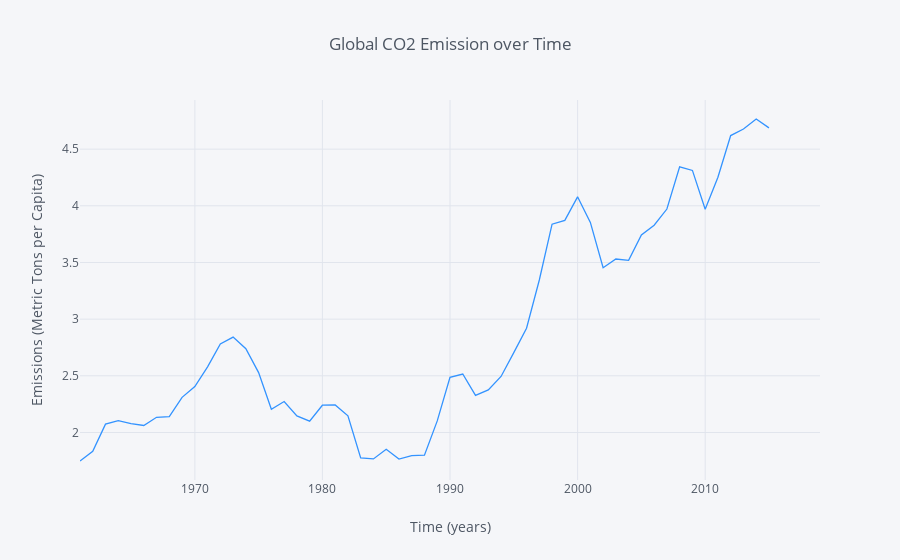

The cell this chart's notebook holds for it:
### Markdown cell above
## Plotting Emissions with Plotly

### Code cell
e.iplot(kind='line', xTitle='Time (years)', color='#3393FF',
                  yTitle='Emissions (Metric Tons per Capita)', title='Global CO2 Emission over Time')

### Figure 1 — Plotly figure (JSON) as saved in the notebook; plotly's stock layout.template omitted (floating-point values rounded to 4 significant figures)
{"data": [{"line": {"color": "rgba(51, 147, 255, 1.0)", "dash": "solid", "shape": "linear", "width": 1.3}, "mode": "lines", "name": "Chile CO2 Emissions per Capita", "text": "", "type": "scatter", "uid": "d28a4553-0a0b-4fa7-bf36-e9845061f7c2", "x": ["1960-12-31", "1961-12-31", "1962-12-31", "1963-12-31", "1964-12-31", "1965-12-31", "1966-12-31", "1967-12-31", "1968-12-31", "1969-12-31", "1970-12-31", "1971-12-31", "1972-12-31", "1973-12-31", "1974-12-31", "1975-12-31", "1976-12-31", "1977-12-31", "1978-12-31", "1979-12-31", "1980-12-31", "1981-12-31", "1982-12-31", "1983-12-31", "1984-12-31", "1985-12-31", "1986-12-31", "1987-12-31", "1988-12-31", "1989-12-31", "1990-12-31", "1991-12-31", "1992-12-31", "1993-12-31", "1994-12-31", "1995-12-31", "1996-12-31", "1997-12-31", "1998-12-31", "1999-12-31", "2000-12-31", "2001-12-31", "2002-12-31", "2003-12-31", "2004-12-31", "2005-12-31", "2006-12-31", "2007-12-31", "2008-12-31", "2009-12-31", "2010-12-31", "2011-12-31", "2012-12-31", "2013-12-31", "2014-12-31", "2015-12-31", "2016-12-31", "2017-12-31", "2018-12-31"], "y": [1.748, 1.834, 2.073, 2.104, 2.079, 2.062, 2.134, 2.141, 2.31, 2.405, 2.579, 2.78, 2.841, 2.739, 2.528, 2.205, 2.273, 2.146, 2.099, 2.24, 2.243, 2.147, 1.775, 1.766, 1.852, 1.765, 1.796, 1.8, 2.102, 2.486, 2.516, 2.328, 2.375, 2.494, 2.704, 2.92, 3.345, 3.838, 3.872, 4.079, 3.853, 3.454, 3.531, 3.519, 3.742, 3.828, 3.972, 4.344, 4.312, 3.97, 4.252, 4.62, 4.678, 4.766, 4.687, "", "", "", ""]}], "layout": {"legend": {"bgcolor": "#F5F6F9", "font": {"color": "#4D5663"}}, "paper_bgcolor": "#F5F6F9", "plot_bgcolor": "#F5F6F9", "title": {"font": {"color": "#4D5663"}, "text": "Global CO2 Emission over Time"}, "xaxis": {"gridcolor": "#E1E5ED", "showgrid": true, "tickfont": {"color": "#4D5663"}, "title": {"font": {"color": "#4D5663"}, "text": "Time (years)"}, "zerolinecolor": "#E1E5ED"}, "yaxis": {"gridcolor": "#E1E5ED", "showgrid": true, "tickfont": {"color": "#4D5663"}, "title": {"font": {"color": "#4D5663"}, "text": "Emissions (Metric Tons per Capita)"}, "zerolinecolor": "#E1E5ED"}}}
